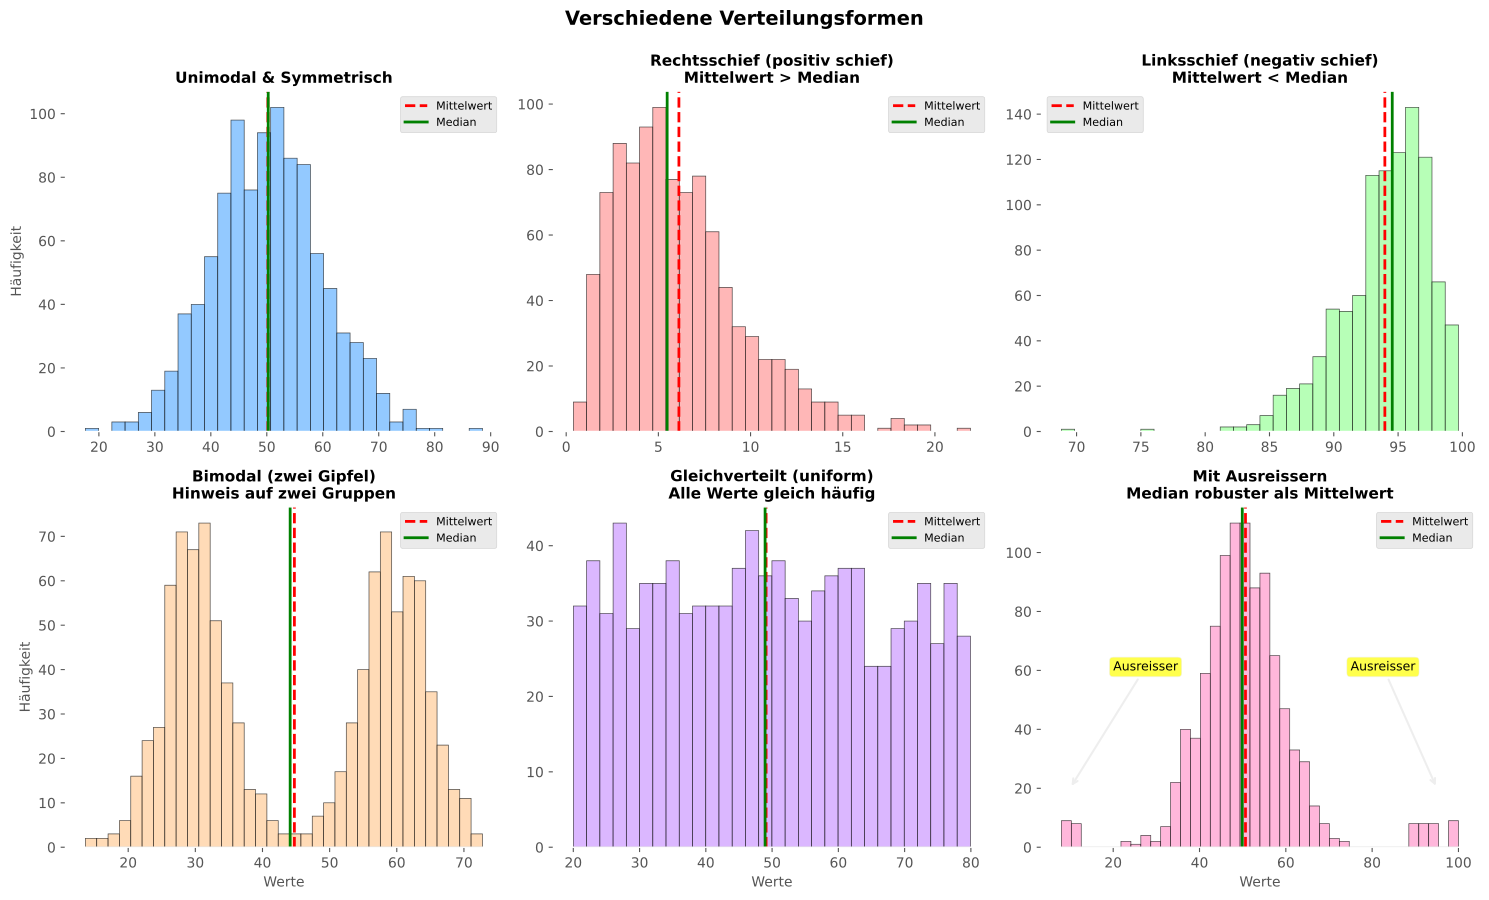

Recreate this plot in Python.
import matplotlib.pyplot as plt
import numpy as np
import os

# ggplot Stil verwenden
plt.style.use('ggplot')

# 3x2 Subplots für verschiedene Verteilungsformen
fig, axes = plt.subplots(2, 3, figsize=(15, 9))
axes = axes.flatten()

np.random.seed(42)

# 1. Unimodal symmetrisch
data1 = np.random.normal(50, 10, 1000)
axes[0].hist(data1, bins=30, alpha=0.7, color='#66b3ff', edgecolor='black')
axes[0].axvline(np.mean(data1), color='red', linestyle='--', linewidth=2, label='Mittelwert')
axes[0].axvline(np.median(data1), color='green', linestyle='-', linewidth=2, label='Median')
axes[0].set_title('Unimodal & Symmetrisch', fontsize=11, fontweight='bold')
axes[0].set_ylabel('Häufigkeit', fontsize=10)
axes[0].legend(fontsize=8)
axes[0].grid(True, alpha=0.3, axis='y')

# 2. Unimodal rechtsschief (positive skew)
data2 = np.random.gamma(3, 2, 1000)
axes[1].hist(data2, bins=30, alpha=0.7, color='#ff9999', edgecolor='black')
axes[1].axvline(np.mean(data2), color='red', linestyle='--', linewidth=2, label='Mittelwert')
axes[1].axvline(np.median(data2), color='green', linestyle='-', linewidth=2, label='Median')
axes[1].set_title('Rechtsschief (positiv schief)\nMittelwert > Median', fontsize=11, fontweight='bold')
axes[1].legend(fontsize=8)
axes[1].grid(True, alpha=0.3, axis='y')

# 3. Unimodal linksschief (negative skew)
data3 = 100 - np.random.gamma(3, 2, 1000)
axes[2].hist(data3, bins=30, alpha=0.7, color='#99ff99', edgecolor='black')
axes[2].axvline(np.mean(data3), color='red', linestyle='--', linewidth=2, label='Mittelwert')
axes[2].axvline(np.median(data3), color='green', linestyle='-', linewidth=2, label='Median')
axes[2].set_title('Linksschief (negativ schief)\nMittelwert < Median', fontsize=11, fontweight='bold')
axes[2].legend(fontsize=8)
axes[2].grid(True, alpha=0.3, axis='y')

# 4. Bimodal
data4 = np.concatenate([np.random.normal(30, 5, 500), np.random.normal(60, 5, 500)])
axes[3].hist(data4, bins=35, alpha=0.7, color='#ffcc99', edgecolor='black')
axes[3].axvline(np.mean(data4), color='red', linestyle='--', linewidth=2, label='Mittelwert')
axes[3].axvline(np.median(data4), color='green', linestyle='-', linewidth=2, label='Median')
axes[3].set_title('Bimodal (zwei Gipfel)\nHinweis auf zwei Gruppen', fontsize=11, fontweight='bold')
axes[3].set_ylabel('Häufigkeit', fontsize=10)
axes[3].set_xlabel('Werte', fontsize=10)
axes[3].legend(fontsize=8)
axes[3].grid(True, alpha=0.3, axis='y')

# 5. Gleichverteilt (uniform)
data5 = np.random.uniform(20, 80, 1000)
axes[4].hist(data5, bins=30, alpha=0.7, color='#cc99ff', edgecolor='black')
axes[4].axvline(np.mean(data5), color='red', linestyle='--', linewidth=2, label='Mittelwert')
axes[4].axvline(np.median(data5), color='green', linestyle='-', linewidth=2, label='Median')
axes[4].set_title('Gleichverteilt (uniform)\nAlle Werte gleich häufig', fontsize=11, fontweight='bold')
axes[4].set_xlabel('Werte', fontsize=10)
axes[4].legend(fontsize=8)
axes[4].grid(True, alpha=0.3, axis='y')

# 6. Mit Ausreissern
data6_main = np.random.normal(50, 8, 950)
data6_outliers = np.array([10, 12, 90, 92, 95, 98] * 8 + [8, 100])
data6 = np.concatenate([data6_main, data6_outliers])
axes[5].hist(data6, bins=40, alpha=0.7, color='#ff99cc', edgecolor='black')
axes[5].axvline(np.mean(data6), color='red', linestyle='--', linewidth=2, label='Mittelwert')
axes[5].axvline(np.median(data6), color='green', linestyle='-', linewidth=2, label='Median')
axes[5].set_title('Mit Ausreissern\nMedian robuster als Mittelwert', fontsize=11, fontweight='bold')
axes[5].set_xlabel('Werte', fontsize=10)
axes[5].legend(fontsize=8)
axes[5].grid(True, alpha=0.3, axis='y')

# Beschriftung Ausreisser
axes[5].annotate('Ausreisser', xy=(10, 20), xytext=(20, 60),
                 fontsize=9, arrowprops=dict(arrowstyle='->', lw=1.5),
                 bbox=dict(boxstyle='round,pad=0.3', facecolor='yellow', alpha=0.7))
axes[5].annotate('Ausreisser', xy=(95, 20), xytext=(75, 60),
                 fontsize=9, arrowprops=dict(arrowstyle='->', lw=1.5),
                 bbox=dict(boxstyle='round,pad=0.3', facecolor='yellow', alpha=0.7))

plt.suptitle('Verschiedene Verteilungsformen', fontsize=14, fontweight='bold', y=0.995)
plt.tight_layout()

# Pfad zum Speicherort der Python-Datei ermitteln
script_dir = os.path.dirname(os.path.abspath(__file__))
output_path = os.path.join(script_dir, 'plots_distribution_shapes.pdf')

# Als PDF exportieren
plt.savefig(output_path, format='pdf', bbox_inches='tight', transparent=True)
plt.close()

print(f"Verteilungsformen wurden als {output_path} exportiert")
